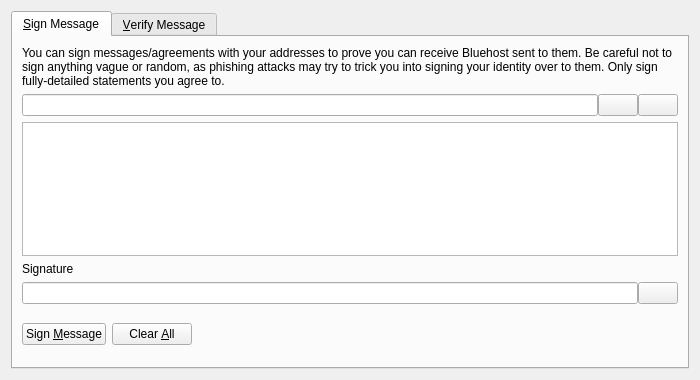
<?xml version="1.0" encoding="UTF-8"?>
<ui version="4.0">
 <class>SignVerifyMessageDialog</class>
 <widget class="QDialog" name="SignVerifyMessageDialog">
  <property name="geometry">
   <rect>
    <x>0</x>
    <y>0</y>
    <width>700</width>
    <height>380</height>
   </rect>
  </property>
  <property name="windowTitle">
   <string>Signatures - Sign / Verify a Message</string>
  </property>
  <property name="modal">
   <bool>true</bool>
  </property>
  <layout class="QVBoxLayout" name="verticalLayout">
   <item>
    <widget class="QTabWidget" name="tabWidget">
     <property name="currentIndex">
      <number>0</number>
     </property>
     <widget class="QWidget" name="tabSignMessage">
      <attribute name="title">
       <string>&amp;Sign Message</string>
      </attribute>
      <layout class="QVBoxLayout" name="verticalLayout_SM">
       <item>
        <widget class="QLabel" name="infoLabel_SM">
         <property name="text">
          <string>You can sign messages/agreements with your addresses to prove you can receive Bluehost sent to them. Be careful not to sign anything vague or random, as phishing attacks may try to trick you into signing your identity over to them. Only sign fully-detailed statements you agree to.</string>
         </property>
         <property name="textFormat">
          <enum>Qt::PlainText</enum>
         </property>
         <property name="wordWrap">
          <bool>true</bool>
         </property>
        </widget>
       </item>
       <item>
        <layout class="QHBoxLayout" name="horizontalLayout_1_SM">
         <property name="spacing">
          <number>0</number>
         </property>
         <item>
          <widget class="QValidatedLineEdit" name="addressIn_SM">
           <property name="toolTip">
            <string>The Bluehost address to sign the message with</string>
           </property>
          </widget>
         </item>
         <item>
          <widget class="QPushButton" name="addressBookButton_SM">
           <property name="toolTip">
            <string>Choose previously used address</string>
           </property>
           <property name="text">
            <string/>
           </property>
           <property name="shortcut">
            <string>Alt+A</string>
           </property>
           <property name="autoDefault">
            <bool>false</bool>
           </property>
          </widget>
         </item>
         <item>
          <widget class="QPushButton" name="pasteButton_SM">
           <property name="toolTip">
            <string>Paste address from clipboard</string>
           </property>
           <property name="text">
            <string/>
           </property>
           <property name="shortcut">
            <string>Alt+P</string>
           </property>
           <property name="autoDefault">
            <bool>false</bool>
           </property>
          </widget>
         </item>
        </layout>
       </item>
       <item>
        <widget class="QPlainTextEdit" name="messageIn_SM">
         <property name="toolTip">
          <string>Enter the message you want to sign here</string>
         </property>
        </widget>
       </item>
       <item>
        <widget class="QLabel" name="signatureLabel_SM">
         <property name="text">
          <string>Signature</string>
         </property>
         <property name="textFormat">
          <enum>Qt::PlainText</enum>
         </property>
        </widget>
       </item>
       <item>
        <layout class="QHBoxLayout" name="horizontalLayout_2_SM">
         <property name="spacing">
          <number>0</number>
         </property>
         <item>
          <widget class="QLineEdit" name="signatureOut_SM">
           <property name="font">
            <font>
             <italic>true</italic>
            </font>
           </property>
           <property name="readOnly">
            <bool>true</bool>
           </property>
          </widget>
         </item>
         <item>
          <widget class="QPushButton" name="copySignatureButton_SM">
           <property name="toolTip">
            <string>Copy the current signature to the system clipboard</string>
           </property>
           <property name="text">
            <string/>
           </property>
           <property name="autoDefault">
            <bool>false</bool>
           </property>
          </widget>
         </item>
        </layout>
       </item>
       <item>
        <layout class="QHBoxLayout" name="horizontalLayout_3_SM">
         <item>
          <widget class="QPushButton" name="signMessageButton_SM">
           <property name="toolTip">
            <string>Sign the message to prove you own this Bluehost address</string>
           </property>
           <property name="text">
            <string>Sign &amp;Message</string>
           </property>
           <property name="autoDefault">
            <bool>false</bool>
           </property>
          </widget>
         </item>
         <item>
          <widget class="QPushButton" name="clearButton_SM">
           <property name="toolTip">
            <string>Reset all sign message fields</string>
           </property>
           <property name="text">
            <string>Clear &amp;All</string>
           </property>
           <property name="autoDefault">
            <bool>false</bool>
           </property>
          </widget>
         </item>
         <item>
          <spacer name="horizontalSpacer_1_SM">
           <property name="orientation">
            <enum>Qt::Horizontal</enum>
           </property>
           <property name="sizeHint" stdset="0">
            <size>
             <width>40</width>
             <height>48</height>
            </size>
           </property>
          </spacer>
         </item>
         <item>
          <widget class="QLabel" name="statusLabel_SM">
           <property name="font">
            <font>
             <weight>75</weight>
             <bold>true</bold>
            </font>
           </property>
           <property name="text">
            <string/>
           </property>
           <property name="wordWrap">
            <bool>true</bool>
           </property>
          </widget>
         </item>
         <item>
          <spacer name="horizontalSpacer_2_SM">
           <property name="orientation">
            <enum>Qt::Horizontal</enum>
           </property>
           <property name="sizeHint" stdset="0">
            <size>
             <width>40</width>
             <height>48</height>
            </size>
           </property>
          </spacer>
         </item>
        </layout>
       </item>
      </layout>
     </widget>
     <widget class="QWidget" name="tabVerifyMessage">
      <attribute name="title">
       <string>&amp;Verify Message</string>
      </attribute>
      <layout class="QVBoxLayout" name="verticalLayout_VM">
       <item>
        <widget class="QLabel" name="infoLabel_VM">
         <property name="text">
          <string>Enter the receiver's address, message (ensure you copy line breaks, spaces, tabs, etc. exactly) and signature below to verify the message. Be careful not to read more into the signature than what is in the signed message itself, to avoid being tricked by a man-in-the-middle attack. Note that this only proves the signing party receives with the address, it cannot prove sendership of any transaction!</string>
         </property>
         <property name="textFormat">
          <enum>Qt::PlainText</enum>
         </property>
         <property name="alignment">
          <set>Qt::AlignLeading|Qt::AlignLeft|Qt::AlignTop</set>
         </property>
         <property name="wordWrap">
          <bool>true</bool>
         </property>
        </widget>
       </item>
       <item>
        <layout class="QHBoxLayout" name="horizontalLayout_1_VM">
         <property name="spacing">
          <number>0</number>
         </property>
         <item>
          <widget class="QValidatedLineEdit" name="addressIn_VM">
           <property name="toolTip">
            <string>The Bluehost address the message was signed with</string>
           </property>
          </widget>
         </item>
         <item>
          <widget class="QPushButton" name="addressBookButton_VM">
           <property name="toolTip">
            <string>Choose previously used address</string>
           </property>
           <property name="text">
            <string/>
           </property>
           <property name="shortcut">
            <string>Alt+A</string>
           </property>
           <property name="autoDefault">
            <bool>false</bool>
           </property>
          </widget>
         </item>
        </layout>
       </item>
       <item>
        <widget class="QPlainTextEdit" name="messageIn_VM"/>
       </item>
       <item>
        <widget class="QValidatedLineEdit" name="signatureIn_VM"/>
       </item>
       <item>
        <layout class="QHBoxLayout" name="horizontalLayout_2_VM">
         <item>
          <widget class="QPushButton" name="verifyMessageButton_VM">
           <property name="toolTip">
            <string>Verify the message to ensure it was signed with the specified Bluehost address</string>
           </property>
           <property name="text">
            <string>Verify &amp;Message</string>
           </property>
           <property name="autoDefault">
            <bool>false</bool>
           </property>
          </widget>
         </item>
         <item>
          <widget class="QPushButton" name="clearButton_VM">
           <property name="toolTip">
            <string>Reset all verify message fields</string>
           </property>
           <property name="text">
            <string>Clear &amp;All</string>
           </property>
           <property name="autoDefault">
            <bool>false</bool>
           </property>
          </widget>
         </item>
         <item>
          <spacer name="horizontalSpacer_1_VM">
           <property name="orientation">
            <enum>Qt::Horizontal</enum>
           </property>
           <property name="sizeHint" stdset="0">
            <size>
             <width>40</width>
             <height>48</height>
            </size>
           </property>
          </spacer>
         </item>
         <item>
          <widget class="QLabel" name="statusLabel_VM">
           <property name="font">
            <font>
             <weight>75</weight>
             <bold>true</bold>
            </font>
           </property>
           <property name="text">
            <string/>
           </property>
           <property name="wordWrap">
            <bool>true</bool>
           </property>
          </widget>
         </item>
         <item>
          <spacer name="horizontalSpacer_2_VM">
           <property name="orientation">
            <enum>Qt::Horizontal</enum>
           </property>
           <property name="sizeHint" stdset="0">
            <size>
             <width>40</width>
             <height>48</height>
            </size>
           </property>
          </spacer>
         </item>
        </layout>
       </item>
      </layout>
     </widget>
    </widget>
   </item>
  </layout>
 </widget>
 <customwidgets>
  <customwidget>
   <class>QValidatedLineEdit</class>
   <extends>QLineEdit</extends>
   <header>qvalidatedlineedit.h</header>
  </customwidget>
 </customwidgets>
 <resources>
  <include location="../bluehost.qrc"/>
 </resources>
 <connections/>
</ui>
